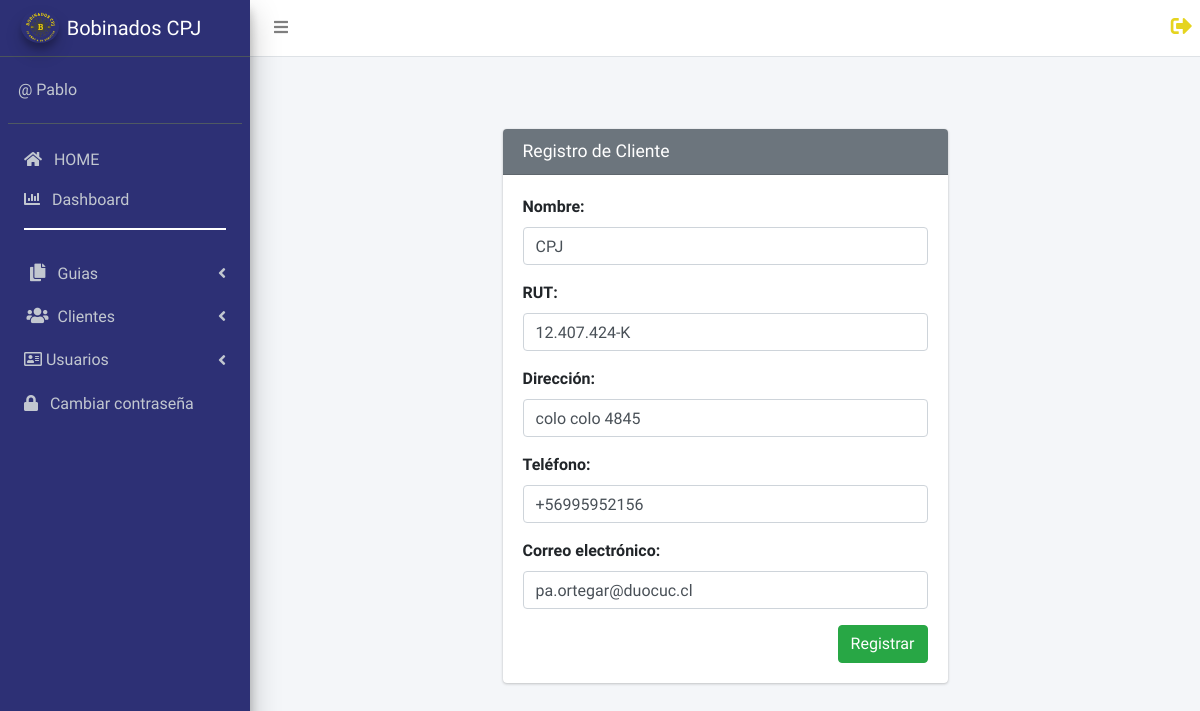
The app's page /editar_cliente/1/ (signed in) with its own data.
### app_cpj/models.py (models this page shows, shortened)
class Cliente(models.Model):
    nombre = models.CharField(max_length=255)
    rut = models.CharField(max_length=12, unique=True)
    direccion = models.CharField(max_length=255)
    telefono = models.CharField(max_length=20)
    correo = models.EmailField(max_length=255)

### app_cpj/views.py (the view, shortened to what this page needs)
# urls.py: path('editar_cliente/<id>/', views.editar_cliente, name= "editar_cliente"),
@login_required
def editar_cliente(request, id):
    cliente = get_object_or_404(Cliente, id=id)
    data = {
         'form' : ClienteForm(instance = cliente)
    }
    return render (request, "crud_clientes/actualizar_cliente.html", data)

### app_cpj/forms.py
class ClienteForm(forms.ModelForm):
    class Meta:
        model = Cliente
        fields = ["nombre", "rut", "direccion", "telefono", "correo"]
        widgets = {
            "nombre": forms.TextInput(attrs={"class": "form-control"}),
            "rut": forms.TextInput(attrs={"class": "form-control"}),
            "direccion": forms.TextInput(attrs={"class": "form-control"}),
            "telefono": forms.TextInput(attrs={"class": "form-control"}),
            "correo": forms.TextInput(attrs={"class": "form-control"}),
        }

### app_cpj/templates/crud_clientes/actualizar_cliente.html (shortened to what this page needs)
{% extends "base.html" %}
{% load static %}
{% block body %}
<br><br><br>
<div class="container">
    <div class="row">
      <div class="col-12 col-md-6 offset-md-3">
        <div class="container">
          <div class="card card-secondary">
            <div class="card-header">
              <h3 class="card-title">Registro de Cliente</h3>
            </div>
            <div class="card-body">
              <form action="" method="POST">
                <div class="form-group">
                  <label for="{{ form.nombre.id_for_label }}">Nombre:</label>
                  {{ form.nombre }}
                </div>
                <div class="form-group">
                  <label for="{{ form.rut.id_for_label }}">RUT:</label>
                  {{ form.rut }}
                </div>
                <div class="form-group">
                  <label for="{{ form.direccion.id_for_label }}">Dirección:</label>
                  {{ form.direccion }}
                </div>
                <div class="form-group">
                  <label for="{{ form.telefono.id_for_label }}">Teléfono:</label>
                  {{ form.telefono }}
                </div>
                <div class="form-group">
                  <label for="{{ form.correo.id_for_label }}">Correo electrónico:</label>
                  {{ form.correo }}
                </div>
                <div class="form-group">
                  <input
                    type="submit"
                    value="Registrar"
                    class="btn btn-success float-right"
                  />
                </div>
              </form>
            </div>
          </div>
        </div>
      </div>
    </div>
  </div>
{% endblock %}

### app_cpj/templates/base.html (shortened to what this page needs)
{% load static %}
<!DOCTYPE html>
<html lang="es">
<head>
  <link rel="stylesheet" href="{% static 'plugins/fontawesome-free/css/all.min.css' %}">
  <link rel="stylesheet" href="https://code.ionicframework.com/ionicons/2.0.1/css/ionicons.min.css">
  <link rel="stylesheet" href="{% static 'plugins/tempusdominus-bootstrap-4/css/tempusdominus-bootstrap-4.min.css' %}">
  <link rel="stylesheet" href="{% static 'dist/css/base.min.css' %}">
</head>
<body class="hold-transition sidebar-mini layout-fixed">
  <div class="wrapper">
    <nav class="main-header navbar navbar-expand navbar-white navbar-light">
      <ul class="navbar-nav">
        <li class="nav-item">
          <a class="nav-link" data-widget="pushmenu" href="#" role="button"><i class="fas fa-bars"></i></a>
        </li>
      </ul>
      <ul class="navbar-nav ml-auto">
        {% if user.is_authenticated %}
        <li><a href="{% url 'logout' %}"><i class="fas fa-sign-out-alt fa-lg" style="color: #e5d41f;"></i></a></li>
        {% endif %}
      </ul>
    </nav>
    <aside class="main-sidebar sidebar-dark-primary elevation-4">
      <a href="/" class="brand-link">
        <img src="{% static 'dist/img/Logo.png' %}" alt="AdminLTE Logo" class="brand-image img-circle elevation-3"
          style="opacity: .9">
        <span class="brand-text font-weight-light">Bobinados CPJ</span>
      </a>
      <div class="sidebar">
        <div class="user-panel mt-3 pb-3 mb-3 d-flex">
          <div class="info">
            <a href="#" class="d-block">@ {{ user.username | capfirst}}</a>
          </div>
        </div>
        <nav class="mt-2">
          <ul class="nav nav-pills nav-sidebar flex-column" data-widget="treeview" role="menu" data-accordion="false">
            <a href="{% url 'home' %}" class="nav-link">
              <i class="fas fa-home"></i>
              <p>
                &nbsp; HOME
              </p>
            </a>
            <a href="{% url 'index' %}" class="nav-link">
              <i class="fas fa-chart-bar"></i>
              <p>
                &nbsp; Dashboard
                <hr style="background-color: white; height: 2px; border: none;">
              </p>
            </a>
            <li class="nav-item">
              <a href="#" class="nav-link">
                <i class="nav-icon fas fa-copy"></i>
                <p>
                  Guias
                  <i class="fas fa-angle-left right"></i>
                </p>
              </a>
            </li>
            <li class="nav-item">
              <a href="#" class="nav-link">
                <i class="nav-icon fa fa-users"></i>
                <p>
                  Clientes
                  <i class="fas fa-angle-left right"></i>
                </p>
              </a>
            </li>
            {% if perms.app_cpj.add_user %}
            <li class="nav-item">
              <a href="#" class="nav-link">
                <i class="far fa-address-card"></i>
                <p>
                  Usuarios
                  <i class="right fas fa-angle-left"></i>
                </p>
              </a>
            </li>
            {% endif %}
            <a href="{% url 'cambiar_contraseña' %}" class="nav-link">
              <i class="fas fa-lock"></i>
              <p>
                &nbsp; Cambiar contraseña
              </p>
            </a>
      </div>
    </aside>
    <div class="content-wrapper">
      {% block body %}
      {% endblock %}
    </div>
  </div>
</body>
</html>

### records on screen
Cliente: nombre "CPJ", rut "12.407.424-K", direccion "colo colo 4845", telefono "+56995952156", correo "pa.ortegar@duocuc.cl"

### other values on screen
{{ user.username | capfirst }} "Pablo"
